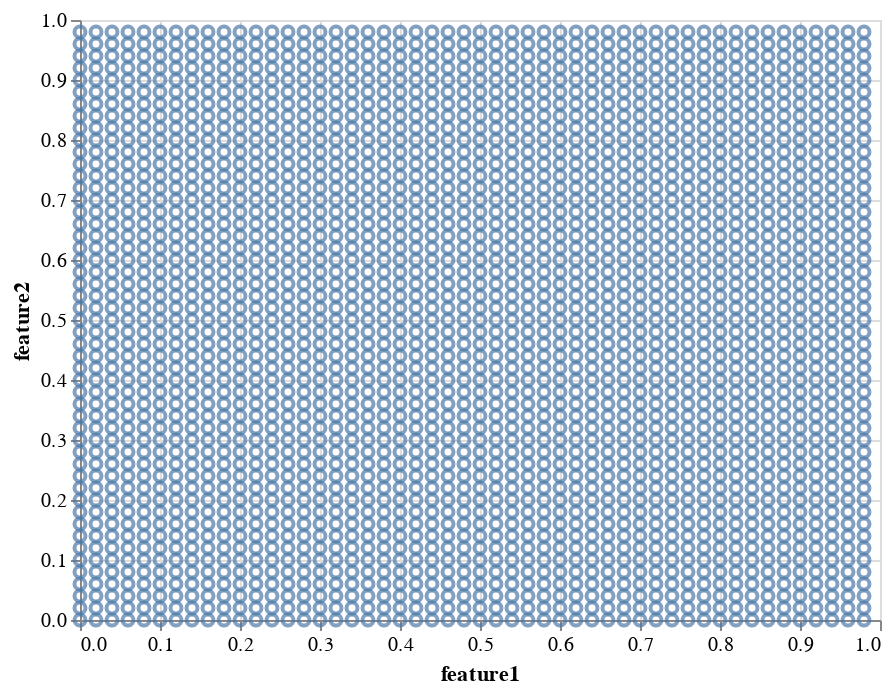

Source (notebook cell):
### Markdown cell above
This dataframe has most of the possible points.

### Code cell
all_df = pd.read_csv("https://srush.github.io/BT-AI/notebooks/all_points.csv")
chart = (alt.Chart(all_df)
    .mark_point()
    .encode(
        x = "feature1",
        y = "feature2",
    ))
chart

### Figure 1 — Vega-Lite specification as saved in the notebook (floating-point values rounded to 4 significant figures; data arrays with more than 128 entries replaced by an {"elided": "..."} marker saying what was removed)
{"config": {"view": {"continuousWidth": 400, "continuousHeight": 300}}, "data": {"name": "data-0cdd9b7478e54209f7a7fed22fe2529a"}, "mark": "point", "encoding": {"x": {"type": "quantitative", "field": "feature1"}, "y": {"type": "quantitative", "field": "feature2"}}, "$schema": "https://vega.github.io/schema/vega-lite/v4.8.1.json", "datasets": {"data-0cdd9b7478e54209f7a7fed22fe2529a": {"elided": "2500 records"}}}
